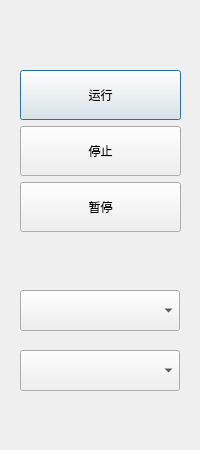
<?xml version="1.0" encoding="UTF-8"?>
<ui version="4.0">
 <class>BackgroundProcessForm</class>
 <widget class="QDialog" name="BackgroundProcessForm">
  <property name="geometry">
   <rect>
    <x>0</x>
    <y>0</y>
    <width>200</width>
    <height>450</height>
   </rect>
  </property>
  <property name="windowTitle">
   <string>Form</string>
  </property>
  <property name="styleSheet">
   <string notr="true"/>
  </property>
  <widget class="QComboBox" name="coboxStartMode">
   <property name="geometry">
    <rect>
     <x>20</x>
     <y>290</y>
     <width>160</width>
     <height>41</height>
    </rect>
   </property>
   <property name="minimumSize">
    <size>
     <width>0</width>
     <height>40</height>
    </size>
   </property>
  </widget>
  <widget class="QComboBox" name="coboxProgramSelect">
   <property name="geometry">
    <rect>
     <x>20</x>
     <y>350</y>
     <width>160</width>
     <height>41</height>
    </rect>
   </property>
   <property name="minimumSize">
    <size>
     <width>0</width>
     <height>40</height>
    </size>
   </property>
  </widget>
  <widget class="QWidget" name="">
   <property name="geometry">
    <rect>
     <x>20</x>
     <y>70</y>
     <width>161</width>
     <height>164</height>
    </rect>
   </property>
   <layout class="QVBoxLayout" name="verticalLayout">
    <item>
     <widget class="QPushButton" name="btnOperate">
      <property name="minimumSize">
       <size>
        <width>0</width>
        <height>50</height>
       </size>
      </property>
      <property name="text">
       <string>运行</string>
      </property>
     </widget>
    </item>
    <item>
     <widget class="QPushButton" name="btnStop">
      <property name="minimumSize">
       <size>
        <width>0</width>
        <height>50</height>
       </size>
      </property>
      <property name="text">
       <string>停止</string>
      </property>
     </widget>
    </item>
    <item>
     <widget class="QPushButton" name="btnPause">
      <property name="minimumSize">
       <size>
        <width>0</width>
        <height>50</height>
       </size>
      </property>
      <property name="text">
       <string>暂停</string>
      </property>
     </widget>
    </item>
   </layout>
  </widget>
 </widget>
 <resources/>
 <connections/>
</ui>
